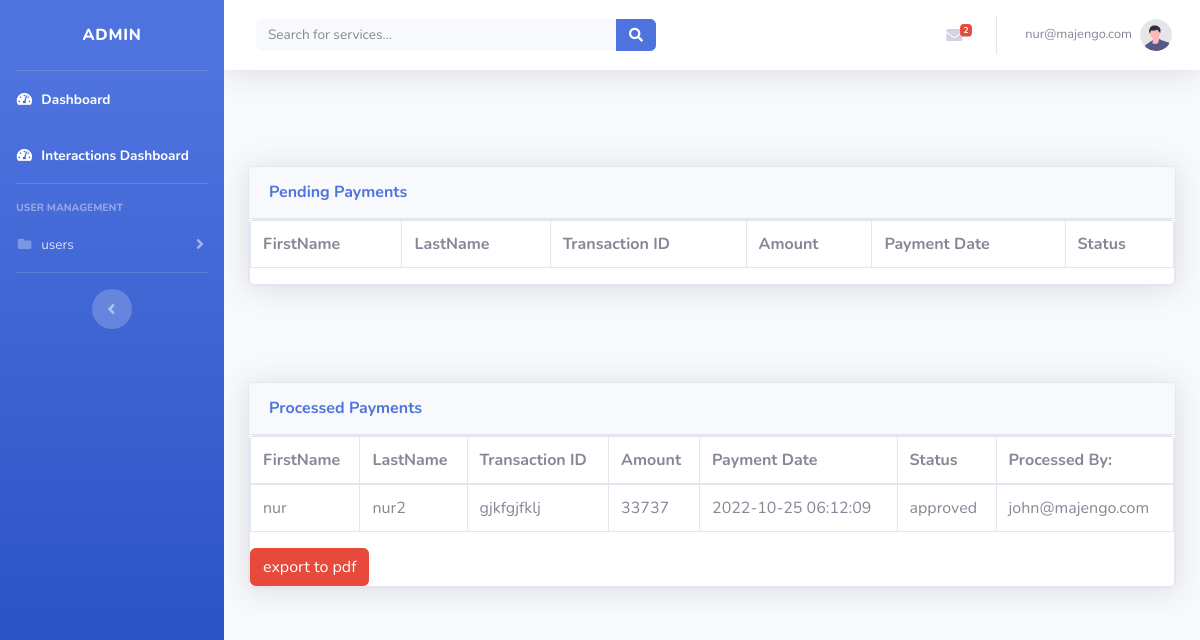
Screenshot of /staff/admin/view_payments.php (signed in) with the database file from the repository.
### tables this page shows
CREATE TABLE `payments` (
  `id` int(50) NOT NULL,
  `transaction_id` varchar(50) NOT NULL,
  `userid` int(50) DEFAULT NULL,
  `amount` int(50) NOT NULL,
  `payment_date` timestamp NOT NULL DEFAULT current_timestamp() ON UPDATE current_timestamp(),
  `payment_status` enum('pending','received','rejected','approved') NOT NULL DEFAULT 'pending',
  `finance_manager_id` int(50) NOT NULL,
  `request_id` int(11) NOT NULL
);

CREATE TABLE `clients` (
  `id` int(50) NOT NULL,
  `firstname` varchar(50) NOT NULL,
  `lastname` varchar(50) NOT NULL,
  `username` varchar(50) NOT NULL,
  `email` varchar(50) NOT NULL,
  `adress` varchar(50) NOT NULL,
  `gender` varchar(50) NOT NULL,
  `password` varchar(50) NOT NULL,
  `account_status` enum('pending','approved','rejected','') NOT NULL DEFAULT 'pending'
);

CREATE TABLE `finance_manager` (
  `id` int(50) NOT NULL,
  `firstname` varchar(50) NOT NULL,
  `lastname` varchar(50) NOT NULL,
  `username` varchar(50) NOT NULL,
  `adress` varchar(50) NOT NULL,
  `gender` varchar(50) NOT NULL,
  `email` varchar(50) NOT NULL,
  `password` varchar(50) NOT NULL,
  `account_status` enum('pending','approved','rejected') NOT NULL DEFAULT 'pending'
);

### staff/admin/view_payments.php (the view, shortened to what this page needs)
<?php
include("sidebar.php");
include("topbar.php");
?>
<!DOCTYPE html>
<html lang="en">
<head>
    <link href="../../assets/vendor/fontawesome-free/css/all.min.css" rel="stylesheet" type="text/css">
    <link href="../../assets/css/sb-admin-2.min.css" rel="stylesheet">
    <link href="../../assets/vendor/datatables/dataTables.bootstrap4.min.css" rel="stylesheet">
</head>
<body id="page-top">
    <div id="wrapper">
        <div id="content-wrapper" class="d-flex flex-column">
            <div id="content">
                <div class="container-fluid">
                    <div class="invinsible">
                   </div>
                    <div class="card shadow mb-4">
                        <div class="card-header py-3">
                            <h6 class="m-0 font-weight-bold text-primary">Pending  Payments</h6>
                        </div>
                        <div class="card">
                            <div class="table-responsive"  >
                            <table class="table table-bordered" id="appointment">
                                    <th>FirstName</th>
                                    <th>LastName</th>
                                    <th>Transaction ID</th>
                                    <th>Amount</th>
                                    <th>Payment Date</th>
                                    <th>Status</th>
                                 </table>
                            </div>
                        </div>
                    </div>
                   </div>
   <div class="container-fluid">
<div class="invinsible">
</div>
<div class="card shadow mb-4">
    <div class="card-header py-3">
        <h6 class="m-0 font-weight-bold text-primary">Processed Payments</h6>
    </div>
    <div class="card">
        <div class="table-responsive"  >
        <table class="table table-bordered" id="appointment">
        <th>FirstName</th>
                                    <th>LastName</th>
                                    <th>Transaction ID</th>
                                    <th>Amount</th>
                                    <th>Payment Date</th>
                                    <th>Status</th>
                                    <th>Processed By:</th>
                                        <?php
                                        $result=$mysqli->query("SELECT  clients.firstname as firstname,clients.lastname as lastname, payments.id as payment_id,payments.transaction_id as transaction_id,payments.amount as amount_paid,payments.payment_date as payment_date,payments.payment_status as payment_status,finance_manager.email as finance_manager_email  from payments  join clients on clients.id=payments.userid join finance_manager on finance_manager.id=payments.finance_manager_id where payments.payment_status!='pending' order by payments.id desc") or die($mysqli->error);
                                        while($row=$result->fetch_assoc())
                                        {
                                            echo
                                            "
                                            <tbody>
                                           <td>".$row['firstname']."</td>
                                           <td>".$row['lastname']."</td>
                                           <td>".$row['transaction_id']."</td>
                                           <td>".$row['amount_paid']."</td>
                                           <td>".$row['payment_date']."</td>
                                           <td>".$row['payment_status']."</td>
                                           <td>".$row['finance_manager_email']."</td>
                                           </tbody>
                        ";
                    }
                    ?>
             </table>
             <a href="payments_report.php"  button  class="btn btn-danger" >export to pdf</a>
        </div>
    </div>
</div>                </div>
            </div>
        </div>
    </div>
</body>
</html>

### rows the page displays
payments: userid.firstname "nur", userid.lastname "nur2", transaction "gjkfgjfklj", amount "33737", payment_date "2022-10-25 06:12:09", payment_status "approved", finance_manager.email "john@majengo.com"

### other values shown
$staffcount "2"
$user "nur@majengo.com"
